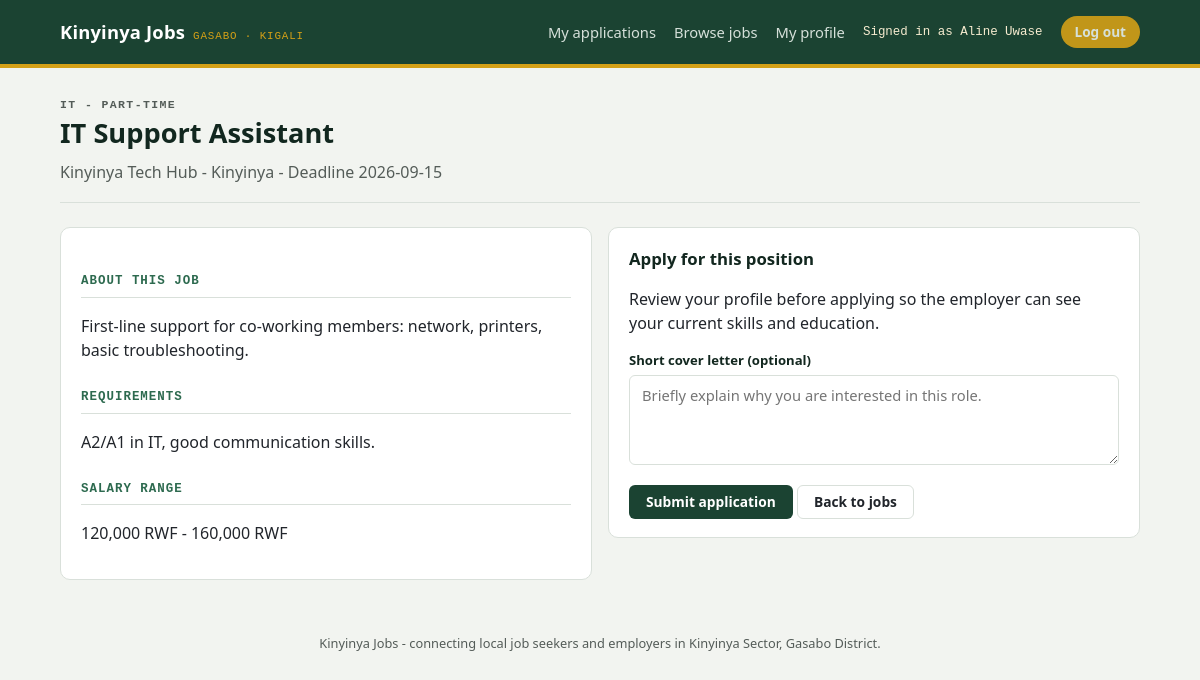
Page /seeker/job.php?id=102 (signed in) on the committed database.
### tables this page shows
CREATE TABLE IF NOT EXISTS seekers (
  id         INT UNSIGNED AUTO_INCREMENT PRIMARY KEY,
  user_id    INT UNSIGNED NULL UNIQUE,
  name       VARCHAR(150) NOT NULL,
  skills     VARCHAR(255) NOT NULL,
  education  VARCHAR(150) NOT NULL,
  location   VARCHAR(150) NOT NULL,
  resume_url VARCHAR(255) NULL,
  CONSTRAINT fk_seekers_user FOREIGN KEY (user_id) REFERENCES users(id) ON DELETE CASCADE
);

CREATE TABLE IF NOT EXISTS jobs (
  id            INT UNSIGNED AUTO_INCREMENT PRIMARY KEY,
  employer_id   INT UNSIGNED NOT NULL,
  title         VARCHAR(150) NOT NULL,
  type          VARCHAR(50) NOT NULL DEFAULT 'Full-time',
  category      VARCHAR(100) NOT NULL DEFAULT 'General',
  location      VARCHAR(150) NOT NULL DEFAULT 'Kinyinya',
  description   TEXT NULL,
  requirements  TEXT NULL,
  salary_min    INT UNSIGNED NOT NULL DEFAULT 0,
  salary_max    INT UNSIGNED NOT NULL DEFAULT 0,
  deadline      DATE NOT NULL,
  posted        DATE NOT NULL,
  active        TINYINT(1) NOT NULL DEFAULT 1,
  status        ENUM('pending','approved','rejected') NOT NULL DEFAULT 'pending',
  views         INT UNSIGNED NOT NULL DEFAULT 0,
  CONSTRAINT fk_jobs_employer FOREIGN KEY (employer_id) REFERENCES employers(id) ON DELETE CASCADE,
  INDEX idx_jobs_status (status),
  INDEX idx_jobs_deadline (deadline)
);

CREATE TABLE IF NOT EXISTS employers (
  id        INT UNSIGNED AUTO_INCREMENT PRIMARY KEY,
  user_id   INT UNSIGNED NULL UNIQUE,
  name      VARCHAR(150) NOT NULL,
  industry  VARCHAR(150) NOT NULL,
  location  VARCHAR(150) NOT NULL,
  about     TEXT NULL,
  CONSTRAINT fk_employers_user FOREIGN KEY (user_id) REFERENCES users(id) ON DELETE CASCADE
);

### includes/config.php (called while the page is built, shortened)
<?php
function kj_url(string $path = ''): string {
    $documentRoot = isset($_SERVER['DOCUMENT_ROOT']) ? realpath($_SERVER['DOCUMENT_ROOT']) : false;
    $projectRoot = realpath(dirname(__DIR__));
    $base = '';
    if ($documentRoot && $projectRoot) {
        $doc = str_replace('\\', '/', rtrim($documentRoot, '/\\'));
        $project = str_replace('\\', '/', rtrim($projectRoot, '/\\'));
        if (stripos($project, $doc) === 0) $base = substr($project, strlen($doc));
    }
    return rtrim($base, '/') . '/' . ltrim($path, '/');
}

### includes/db.php (called while the page is built, shortened)
<?php
require_once __DIR__ . '/config.php';
function kj_db(): PDO {
    static $pdo = null;
    if ($pdo === null) {
        $dsn = 'mysql:host=' . DB_HOST . ';port=' . DB_PORT . ';dbname=' . DB_NAME . ';charset=utf8mb4';
        try {
            $pdo = new PDO($dsn, DB_USER, DB_PASS, [
                PDO::ATTR_ERRMODE            => PDO::ERRMODE_EXCEPTION,
                PDO::ATTR_DEFAULT_FETCH_MODE => PDO::FETCH_ASSOC,
                PDO::ATTR_EMULATE_PREPARES   => false,
            ]);
        } catch (PDOException $e) {
            http_response_code(500);
            die(
                '<h1>Database connection failed</h1>' .
                '<p>Could not connect to MySQL database <code>' . htmlspecialchars(DB_NAME) . '</code> ' .
                'on <code>' . htmlspecialchars(DB_HOST) . ':' . htmlspecialchars(DB_PORT) . '</code>.</p>' .
                '<p>Confirm MySQL is running, then use the one-time setup page to configure and import the database.</p>' .
                '<p><a href="' . htmlspecialchars(kj_url('setup.php')) . '">Open database setup</a></p>'
            );
        }
    }
    return $pdo;
}

### includes/data.php (called while the page is built, shortened)
<?php
require_once __DIR__ . '/db.php';
function kj_job($id) {
    $stmt = kj_db()->prepare('SELECT * FROM jobs WHERE id = ?');
    $stmt->execute([(int) $id]);
    $row = $stmt->fetch();
    return $row ?: null;
}
function kj_employer($id) {
    $stmt = kj_db()->prepare('SELECT * FROM employers WHERE id = ?');
    $stmt->execute([(int) $id]);
    return $stmt->fetch() ?: null;
}
function kj_seeker($id) {
    $stmt = kj_db()->prepare('SELECT * FROM seekers WHERE id = ?');
    $stmt->execute([(int) $id]);
    return $stmt->fetch() ?: null;
}
function kj_has_applied($seeker_id, $job_id): bool {
    $stmt = kj_db()->prepare('SELECT 1 FROM applications WHERE seeker_id = ? AND job_id = ? LIMIT 1');
    $stmt->execute([(int) $seeker_id, (int) $job_id]);
    return (bool) $stmt->fetchColumn();
}
function kj_current_user() {
    if ($_SESSION['role'] === 'seeker')   return kj_seeker($_SESSION['user_id']);
    return null;
}
function kj_money($amount) {
    return number_format((float) $amount, 0) . ' RWF';
}

### seeker/job.php (the view, shortened to what this page needs)
<?php
require_once __DIR__ . '/../includes/data.php';
$seeker = kj_current_user();
$jobId = (int) ($_GET['id'] ?? $_POST['job_id'] ?? 0);
$job = kj_job($jobId);
$employer = kj_employer($job['employer_id']);
$alreadyApplied = kj_has_applied((int) $seeker['id'], $jobId);
require __DIR__ . '/../includes/header.php';
?>
<section class="pagehead">
  <p class="eyebrow"><?= htmlspecialchars($job['category']) ?> - <?= htmlspecialchars($job['type']) ?></p>
  <h1><?= htmlspecialchars($job['title']) ?></h1>
  <p><?= htmlspecialchars($employer['name']) ?> - <?= htmlspecialchars($job['location']) ?> - Deadline <?= htmlspecialchars($job['deadline']) ?></p>
</section>
<div class="grid-2 job-detail-grid">
  <article class="card">
    <h2 class="section-title">About this job</h2>
    <p><?= nl2br(htmlspecialchars($job['description'])) ?></p>
    <h2 class="section-title">Requirements</h2>
    <p><?= nl2br(htmlspecialchars($job['requirements'])) ?></p>
    <h2 class="section-title">Salary range</h2>
    <p><?= kj_money($job['salary_min']) ?> - <?= kj_money($job['salary_max']) ?></p>
  </article>
  <aside>
    <div class="card">
      <h3><?= $alreadyApplied ? 'Application submitted' : 'Apply for this position' ?></h3>
      <?php if ($alreadyApplied): ?>
        <p>You already applied for this vacancy. You can track its progress from your dashboard.</p>
        <a class="btn btn-primary" href="dashboard.php">View my applications</a>
      <?php else: ?>
        <p>Review your profile before applying so the employer can see your current skills and education.</p>
        <form method="post">
          <div class="field"><label for="cover_letter">Short cover letter (optional)</label><textarea id="cover_letter" name="cover_letter" placeholder="Briefly explain why you are interested in this role."><?= htmlspecialchars($_POST['cover_letter'] ?? '') ?></textarea></div>
          <button class="btn btn-primary" type="submit">Submit application</button>
          <a class="btn btn-ghost" href="jobs.php">Back to jobs</a>
        </form>
      <?php endif; ?>
    </div>
  </aside>
</div>
<?php require __DIR__ . '/../includes/footer.php'; ?>

### includes/header.php (shortened to what this page needs)
<?php
$role = $_SESSION['role'] ?? null;
$user = kj_current_user();
function kj_base($path) {
    return kj_url($path);
}
?>
<!doctype html>
<html lang="en">
<head>
<link rel="stylesheet" href="<?= kj_base('assets/style.css') ?>">
</head>
<body>
<header class="topbar">
  <div class="wrap">
    <a class="brand" href="<?= kj_base('index.php') ?>">Kinyinya Jobs <small>Gasabo · Kigali</small></a>
    <nav class="topnav">
      <?php if ($role === 'seeker'): ?>
        <a href="<?= kj_base('seeker/dashboard.php') ?>">My applications</a>
        <a href="<?= kj_base('seeker/jobs.php') ?>">Browse jobs</a>
        <a href="<?= kj_base('seeker/profile.php') ?>">My profile</a>
        <span class="who">Signed in as <?= htmlspecialchars($user['name']) ?></span>
        <a class="pill" href="<?= kj_base('logout.php') ?>">Log out</a>
      <?php elseif ($role === 'admin'): ?>
        <a href="<?= kj_base('admin/dashboard.php') ?>">Overview</a>
        <span class="who">Platform Admin</span>
        <a class="pill" href="<?= kj_base('logout.php') ?>">Log out</a>
      <?php else: ?>
        <a href="<?= kj_base('index.php') ?>#login">Log in</a>
        <a class="pill" href="<?= kj_base('register.php') ?>">Create account</a>
      <?php endif; ?>
    </nav>
  </div>
</header>
<main class="wrap">

### assets/style.css (style rules this page uses)
:root { --green-900: #12271f; --green-700: #1b4332; --green-500: #2d6a4f; --green-100: #e3ede7; --ochre-600: #b8860b; --ochre-400: #d4a017; --ochre-100: #f7ecd0; --brick-600: #a13d2d; --brick-100: #f4e0da; --ink: #21252b; --ink-soft: #545c58; --paper: #f2f4f0; --card: #ffffff; --line: #d9e0da; --radius: 10px; --font-display: "Segoe UI", "Helvetica Neue", Arial, sans-serif; --font-body: "Segoe UI", system-ui, -apple-system, Arial, sans-serif; --font-mono: "Consolas", "SFMono-Regular", Menlo, monospace; }
* { box-sizing: border-box; }
body { margin: 0; background: var(--paper); color: var(--ink); font-family: var(--font-body); line-height: 1.5; }
a { color: inherit; }
.wrap { max-width: 1120px; margin: 0 auto; padding: 0 20px; }
.topbar { background: var(--green-700); color: #fff; border-bottom: 4px solid var(--ochre-400); }
.topbar .wrap { display: flex; align-items: center; justify-content: space-between; min-height: 64px; flex-wrap: wrap; gap: 10px; }
.brand { display: flex; align-items: baseline; gap: 8px; font-family: var(--font-display); font-weight: 800; font-size: 1.15rem; letter-spacing: 0.01em; text-decoration: none; color: #fff; }
.brand small { font-family: var(--font-mono); font-weight: 400; font-size: 0.68rem; color: var(--ochre-400); letter-spacing: 0.08em; text-transform: uppercase; }
.topnav { display: flex; align-items: center; gap: 18px; font-size: 0.92rem; }
.topnav a { text-decoration: none; color: #eaf1ec; opacity: 0.9; }
.pill { background: var(--ochre-400); color: var(--green-900); font-weight: 700; padding: 6px 14px; border-radius: 999px; font-size: 0.85rem; text-decoration: none; }
.who { font-family: var(--font-mono); font-size: 0.78rem; color: var(--ochre-100); }
.pagehead { padding: 28px 0 18px; border-bottom: 1px solid var(--line); margin-bottom: 24px; }
.eyebrow { font-family: var(--font-mono); text-transform: uppercase; letter-spacing: 0.12em; font-size: 0.72rem; color: var(--green-500); font-weight: 700; margin: 0 0 6px; }
.pagehead h1 { font-family: var(--font-display); font-size: 1.7rem; margin: 0 0 6px; color: var(--green-900); }
.pagehead p { margin: 0; color: var(--ink-soft); max-width: 60ch; }
.card { background: var(--card); border: 1px solid var(--line); border-radius: var(--radius); padding: 18px 20px; margin-bottom: 14px; }
.card h3 { margin: 0 0 4px; font-family: var(--font-display); font-size: 1.05rem; color: var(--green-900); }
.btn { display: inline-block; font-family: var(--font-body); font-weight: 600; font-size: 0.86rem; padding: 8px 16px; border-radius: 6px; border: 1px solid transparent; cursor: pointer; text-decoration: none; line-height: 1.2; }
.btn-primary { background: var(--green-700); color: #fff; }
.btn-ghost { background: transparent; border-color: var(--line); color: var(--ink); }
.field { margin-bottom: 14px; }
.field label { display: block; font-size: 0.82rem; font-weight: 600; margin-bottom: 4px; color: var(--green-900); }
.field input, .field select, .field textarea { width: 100%; padding: 9px 12px; border: 1px solid var(--line); border-radius: 6px; font-family: var(--font-body); font-size: 0.92rem; background: #fff; }
.field textarea { resize: vertical; min-height: 90px; }
.grid-2 { display: grid; grid-template-columns: 1fr 1fr; gap: 16px; }
.section-title { font-family: var(--font-mono); text-transform: uppercase; letter-spacing: 0.08em; font-size: 0.78rem; color: var(--green-500); font-weight: 700; margin: 26px 0 10px; border-bottom: 1px solid var(--line); padding-bottom: 6px; }

### rows in the picture
seekers: name "Aline Uwase"
jobs: category "IT", type "PART-TIME", title "IT Support Assistant", location "Kinyinya", deadline "2026-09-15", description "First-line support for co-working members: network, printers, basic troubleshooting.", requirements "A2/A1 in IT, good communication skills.", salary_min "120,000 RWF", salary_max "160,000 RWF"
employers: name "Kinyinya Tech Hub"
